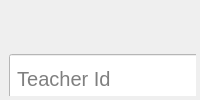
             <widget class="QWidget" name="page_6">
              <layout class="QVBoxLayout" name="verticalLayout_11" stretch="0">
               <property name="spacing">
                <number>4</number>
               </property>
               <property name="leftMargin">
                <number>9</number>
               </property>
               <property name="topMargin">
                <number>4</number>
               </property>
               <property name="rightMargin">
                <number>4</number>
               </property>
               <property name="bottomMargin">
                <number>4</number>
               </property>
               <item>
                <widget class="QWidget" name="widget_14" native="true">
                 <widget class="QLabel" name="label_12">
                  <property name="geometry">
                   <rect>
                    <x>560</x>
                    <y>-10</y>
                    <width>311</width>
                    <height>50</height>
                   </rect>
                  </property>
                  <property name="minimumSize">
                   <size>
                    <width>0</width>
                    <height>50</height>
                   </size>
                  </property>
                  <property name="maximumSize">
                   <size>
                    <width>16777215</width>
                    <height>35</height>
                   </size>
                  </property>
                  <property name="font">
                   <font>
                    <pointsize>18</pointsize>
                    <weight>75</weight>
                    <bold>true</bold>
                   </font>
                  </property>
                  <property name="text">
                   <string> Add Teacher ➕👤</string>
                  </property>
                 </widget>
                 <widget class="QLineEdit" name="lineEdit_25">
                  <property name="geometry">
                   <rect>
                    <x>0</x>
                    <y>50</y>
                    <width>1500</width>
                    <height>50</height>
                   </rect>
                  </property>
                  <property name="minimumSize">
                   <size>
                    <width>1500</width>
                    <height>50</height>
                   </size>
                  </property>
                  <property name="maximumSize">
                   <size>
                    <width>16777215</width>
                    <height>50</height>
                   </size>
                  </property>
                  <property name="font">
                   <font>
                    <pointsize>15</pointsize>
                   </font>
                  </property>
                  <property name="styleSheet">
                   <string notr="true">background:white</string>
                  </property>
                  <property name="text">
                   <string/>
                  </property>
                  <property name="placeholderText">
                   <string> Teacher Id</string>
                  </property>
                 </widget>
                 <widget class="QLineEdit" name="lineEdit_28">
                  <property name="geometry">
                   <rect>
                    <x>0</x>
                    <y>540</y>
                    <width>1500</width>
                    <height>50</height>
                   </rect>
                  </property>
                  <property name="minimumSize">
                   <size>
                    <width>1500</width>
                    <height>50</height>
                   </size>
                  </property>
                  <property name="maximumSize">
                   <size>
                    <width>16777215</width>
                    <height>50</height>
                   </size>
                  </property>
                  <property name="font">
                   <font>
                    <pointsize>15</pointsize>
                   </font>
                  </property>
                  <property name="styleSheet">
                   <string notr="true">background:white</string>
                  </property>
                  <property name="placeholderText">
                   <string> Qualification/Experience</string>
                  </property>
                 </widget>
                 <widget class="QLineEdit" name="lineEdit_29">
                  <property name="geometry">
                   <rect>
                    <x>0</x>
                    <y>260</y>
                    <width>1500</width>
                    <height>50</height>
                   </rect>
                  </property>
                  <property name="minimumSize">
                   <size>
                    <width>1500</width>
                    <height>50</height>
                   </size>
                  </property>
                  <property name="maximumSize">
                   <size>
                    <width>16777215</width>
                    <height>50</height>
                   </size>
                  </property>
                  <property name="font">
                   <font>
                    <pointsize>15</pointsize>
                   </font>
                  </property>
                  <property name="styleSheet">
                   <string notr="true">background:white</string>
                  </property>
                  <property name="placeholderText">
                   <string> Date of Birth</string>
                  </property>
                 </widget>
                 <widget class="QLineEdit" name="lineEdit_30">
                  <property name="geometry">
                   <rect>
                    <x>0</x>
                    <y>680</y>
                    <width>1500</width>
                    <height>50</height>
                   </rect>
                  </property>
                  <property name="minimumSize">
                   <size>
                    <width>1500</width>
                    <height>50</height>
                   </size>
                  </property>
                  <property name="maximumSize">
                   <size>
                    <width>16777215</width>
                    <height>50</height>
                   </size>
                  </property>
                  <property name="font">
                   <font>
                    <pointsize>15</pointsize>
                   </font>
                  </property>
                  <property name="styleSheet">
                   <string notr="true">background:white</string>
                  </property>
                  <property name="placeholderText">
                   <string> Date of Joining</string>
                  </property>
                 </widget>
                 <widget class="QLineEdit" name="lineEdit_31">
                  <property name="geometry">
                   <rect>
                    <x>0</x>
                    <y>330</y>
                    <width>1500</width>
                    <height>50</height>
                   </rect>
                  </property>
                  <property name="minimumSize">
                   <size>
                    <width>1500</width>
                    <height>50</height>
                   </size>
                  </property>
                  <property name="maximumSize">
                   <size>
                    <width>16777215</width>
                    <height>50</height>
                   </size>
                  </property>
                  <property name="font">
                   <font>
                    <pointsize>15</pointsize>
                   </font>
                  </property>
                  <property name="styleSheet">
                   <string notr="true">background:white</string>
                  </property>
                  <property name="placeholderText">
                   <string> Address</string>
                  </property>
                 </widget>
                 <widget class="QLineEdit" name="lineEdit_32">
                  <property name="geometry">
                   <rect>
                    <x>0</x>
                    <y>610</y>
                    <width>1500</width>
                    <height>50</height>
                   </rect>
                  </property>
                  <property name="minimumSize">
                   <size>
                    <width>1500</width>
                    <height>50</height>
                   </size>
                  </property>
                  <property name="maximumSize">
                   <size>
                    <width>16777215</width>
                    <height>50</height>
                   </size>
                  </property>
                  <property name="font">
                   <font>
                    <pointsize>15</pointsize>
                   </font>
                  </property>
                  <property name="styleSheet">
                   <string notr="true">background:white</string>
                  </property>
                  <property name="placeholderText">
                   <string> Subject/Department/Designation</string>
                  </property>
                 </widget>
                 <widget class="QLineEdit" name="lineEdit_33">
                  <property name="geometry">
                   <rect>
                    <x>0</x>
                    <y>400</y>
                    <width>1500</width>
                    <height>50</height>
                   </rect>
                  </property>
                  <property name="minimumSize">
                   <size>
                    <width>1500</width>
                    <height>50</height>
                   </size>
                  </property>
                  <property name="maximumSize">
                   <size>
                    <width>16777215</width>
                    <height>50</height>
                   </size>
                  </property>
                  <property name="font">
                   <font>
                    <pointsize>15</pointsize>
                   </font>
                  </property>
                  <property name="styleSheet">
                   <string notr="true">background:white</string>
                  </property>
                  <property name="placeholderText">
                   <string> Contact Number</string>
                  </property>
                 </widget>
                 <widget class="QLineEdit" name="lineEdit_34">
                  <property name="geometry">
                   <rect>
                    <x>0</x>
                    <y>470</y>
                    <width>1500</width>
                    <height>50</height>
                   </rect>
                  </property>
                  <property name="minimumSize">
                   <size>
                    <width>1500</width>
                    <height>50</height>
                   </size>
                  </property>
                  <property name="maximumSize">
                   <size>
                    <width>16777215</width>
                    <height>50</height>
                   </size>
                  </property>
                  <property name="font">
                   <font>
                    <pointsize>15</pointsize>
                   </font>
                  </property>
                  <property name="styleSheet">
                   <string notr="true">background:white</string>
                  </property>
                  <property name="placeholderText">
                   <string> Email Id</string>
                  </property>
                 </widget>
                 <widget class="QLineEdit" name="lineEdit_35">
                  <property name="geometry">
                   <rect>
                    <x>0</x>
                    <y>190</y>
                    <width>1500</width>
                    <height>50</height>
                   </rect>
                  </property>
                  <property name="minimumSize">
                   <size>
                    <width>1500</width>
                    <height>50</height>
                   </size>
                  </property>
                  <property name="maximumSize">
                   <size>
                    <width>16777215</width>
                    <height>50</height>
                   </size>
                  </property>
                  <property name="font">
                   <font>
                    <pointsize>15</pointsize>
                   </font>
                  </property>
                  <property name="styleSheet">
                   <string notr="true">background:white</string>
                  </property>
                  <property name="placeholderText">
                   <string> Gender</string>
                  </property>
                 </widget>
                 <widget class="QLineEdit" name="lineEdit_36">
                  <property name="geometry">
                   <rect>
                    <x>0</x>
                    <y>120</y>
                    <width>1500</width>
                    <height>50</height>
                   </rect>
                  </property>
                  <property name="minimumSize">
                   <size>
                    <width>1500</width>
                    <height>50</height>
                   </size>
                  </property>
                  <property name="maximumSize">
                   <size>
                    <width>16777215</width>
                    <height>50</height>
                   </size>
                  </property>
                  <property name="font">
                   <font>
                    <pointsize>15</pointsize>
                   </font>
                  </property>
                  <property name="styleSheet">
                   <string notr="true">background:white</string>
                  </property>
                  <property name="placeholderText">
                   <string> Teacher Name</string>
                  </property>
                 </widget>
                 <widget class="QWidget" name="widget_15" native="true">
                  <property name="geometry">
                   <rect>
                    <x>0</x>
                    <y>750</y>
                    <width>1500</width>
                    <height>50</height>
                   </rect>
                  </property>
                  <property name="minimumSize">
                   <size>
                    <width>1500</width>
                    <height>50</height>
                   </size>
                  </property>
                  <property name="maximumSize">
                   <size>
                    <width>16777215</width>
                    <height>50</height>
                   </size>
                  </property>
                  <widget class="QPushButton" name="pushButton_28">
                   <property name="geometry">
                    <rect>
                     <x>0</x>
                     <y>0</y>
                     <width>330</width>
                     <height>50</height>
                    </rect>
                   </property>
                   <property name="minimumSize">
                    <size>
                     <width>330</width>
                     <height>50</height>
                    </size>
                   </property>
                   <property name="maximumSize">
                    <size>
                     <width>350</width>
                     <height>50</height>
                    </size>
                   </property>
                   <property name="font">
                    <font>
                     <pointsize>15</pointsize>
                     <weight>75</weight>
                     <bold>true</bold>
                    </font>
                   </property>
                   <property name="toolTipDuration">
                    <number>3</number>
                   </property>
                   <property name="styleSheet">
                    <string notr="true">background:white</string>
                   </property>
                   <property name="text">
                    <string> Back</string>
                   </property>
                  </widget>
                  <widget class="QPushButton" name="pushButton_29">
                   <property name="geometry">
                    <rect>
                     <x>1130</x>
                     <y>0</y>
                     <width>330</width>
                     <height>50</height>
                    </rect>
                   </property>
                   <property name="minimumSize">
                    <size>
                     <width>330</width>
                     <height>50</height>
                    </size>
                   </property>
                   <property name="maximumSize">
                    <size>
                     <width>350</width>
                     <height>50</height>
                    </size>
                   </property>
                   <property name="font">
                    <font>
                     <pointsize>15</pointsize>
                     <weight>75</weight>
                     <bold>true</bold>
                    </font>
                   </property>
                   <property name="styleSheet">
                    <string notr="true">background:white</string>
                   </property>
                   <property name="text">
                    <string> Submit</string>
                   </property>
                  </widget>
                 </widget>
                </widget>
               </item>
              </layout>
             </widget>
